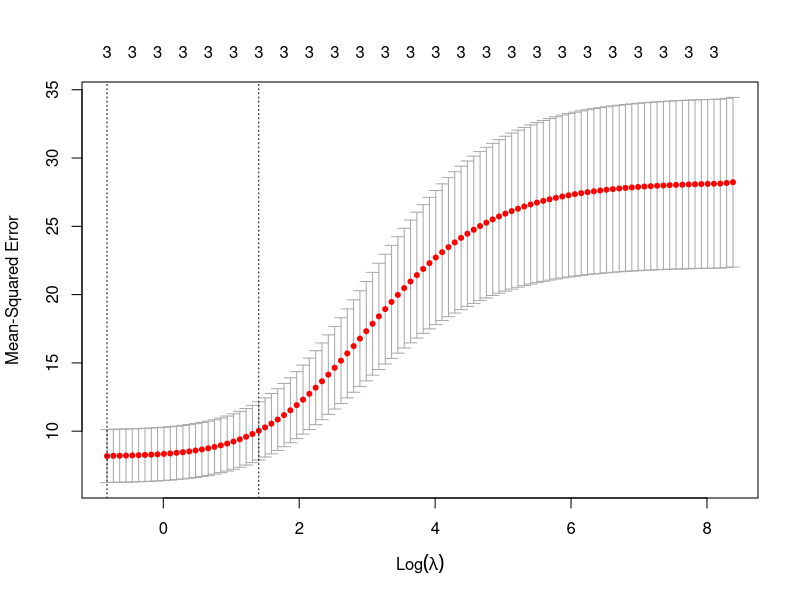
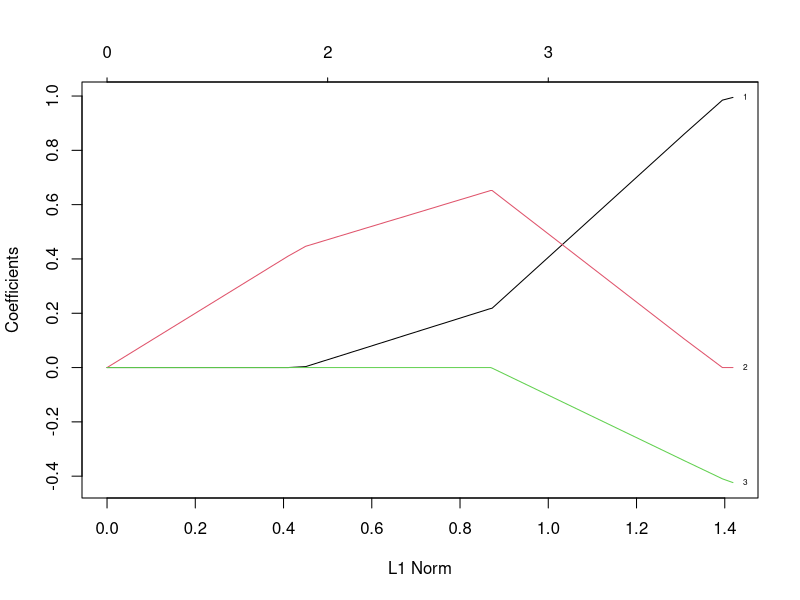
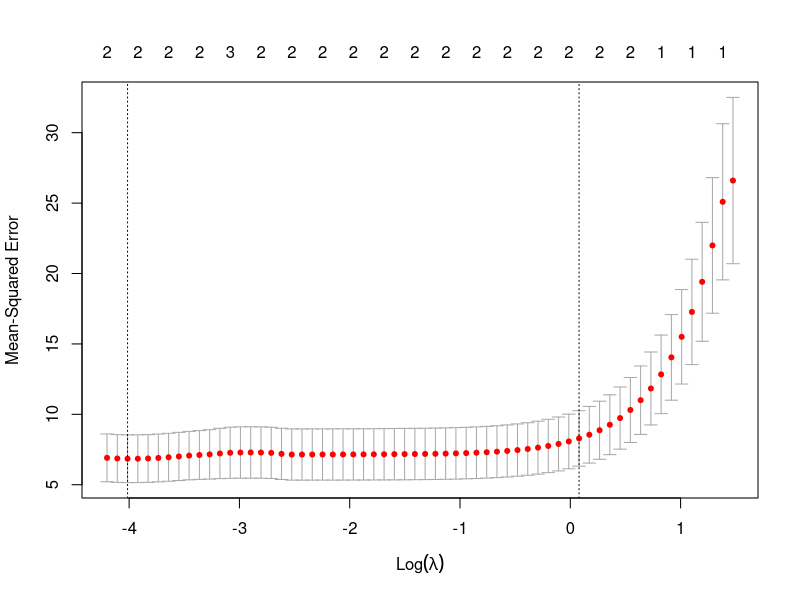

These charts were generated, in order, by the following R code:
## ---- chunk 1
knitr::opts_chunk$set(echo = TRUE)
## ---- chunk 2
library(glmnet)
BodyFat<- read.csv("Body Fat.csv")
#need to define X and Y matrix for glmnet
#take out Y and law indicator from data for X (all independent variable)
#to get all the Xs (independent Variables)
x <- model.matrix(Y~., BodyFat)[,-c(1)]
#our dependent variable
y <- BodyFat$Y
RidgeMod <- glmnet(x, y, alpha=0, nlambda=100,lambda.min.ratio=0.0001)

#coefficents for the smallest lambda
coef(RidgeMod, s = min(RidgeMod$lambda))
#coefficents for the largest lambda
coef(RidgeMod, s = max(RidgeMod$lambda))
## ---- chunk 3
CvRidgeMod <- cv.glmnet(x, y, alpha=0, nlambda=100,lambda.min.ratio=0.0001)
par(mfrow=c(1,1))
plot(CvRidgeMod)
#get the optimal lambda
best.lambda.ridge <- CvRidgeMod$lambda.min
best.lambda.ridge 
coef(CvRidgeMod , s = "lambda.min")

## ---- chunk 4
predict(RidgeMod, s=best.lambda.ridge, type="coefficients")[1:4, ]
## ---- chunk 5
LassoMod <- glmnet(x, y, alpha=1, nlambda=100,lambda.min.ratio=0.0001)
#coefficents for the smallest lambda
coef(LassoMod, s = min(LassoMod$lambda))
#coefficents for the largest lambda
coef(LassoMod, s = max(LassoMod$lambda))

plot(LassoMod,xvar="norm",label=TRUE)
CvLassoMod <- cv.glmnet(x, y, alpha=1, nlambda=100,lambda.min.ratio=0.0001)
plot(CvLassoMod)
#get the optimal lambda
best.lambda.lasso <- CvLassoMod$lambda.min
best.lambda.lasso
coef(CvLassoMod, s = "lambda.min")
## ---- chunk 6
EnetMod <- glmnet(x, y, alpha=0.5, nlambda=100,lambda.min.ratio=0.0001)
CvElasticnetMod <- cv.glmnet(x, y,alpha=0.5,nlambda=100,lambda.min.ratio=0.0001)
best.lambda.enet <- CvElasticnetMod$lambda.min
best.lambda.enet
coefficients(EnetMod,s=best.lambda.enet)
coef(CvElasticnetMod, s = "lambda.min")
## ---- chunk 7
f<-lm(Y~.,data=BodyFat)
y_hat.ridge <- predict(RidgeMod, s = best.lambda.ridge, newx = x)
y_hat.lasso <- predict(LassoMod, s = best.lambda.lasso, newx = x)
y_hat.enet <- predict(CvElasticnetMod , s = best.lambda.enet, newx = x)

###(## Model Performance on the Train Data
library(caret)
## Linear Regression Model
Predicted<-f$fitted.values
ModelTrain.reg<-data.frame(obs = BodyFat$Y, pred=Predicted)
reg<-defaultSummary(ModelTrain.reg)

## Ridge Regression Model
Predicted<-c(y_hat.ridge)
ModelTrain.ridge<-data.frame(obs = BodyFat$Y, pred=Predicted)
ridge<-defaultSummary(ModelTrain.ridge)

## Lasso Regression Model
Predicted<-c(y_hat.lasso)
ModelTrain.lasso<-data.frame(obs = BodyFat$Y, pred=Predicted)
lasso<-defaultSummary(ModelTrain.lasso)

## Elastic Net Regression Model
Predicted<-c(y_hat.enet)
ModelTrain.enet<-data.frame(obs = BodyFat$Y, pred=Predicted)
enet<-defaultSummary(ModelTrain.enet)

data.frame(rbind(reg,ridge,lasso,enet))
